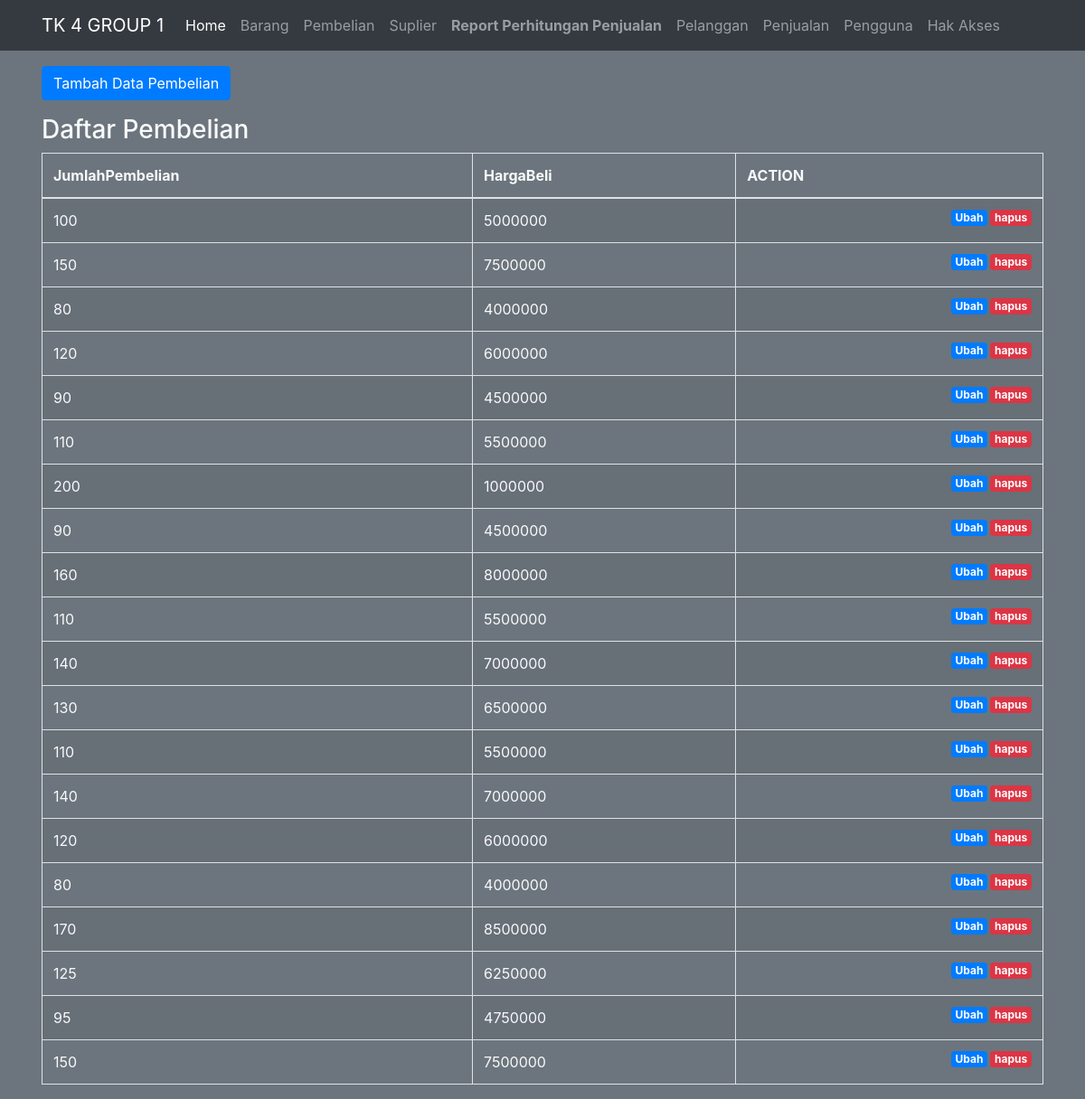
Screenshot of /public/pembelian with the database file from the repository.
### tables this page shows
CREATE TABLE `pembelian` (
  `IdPembelian` int(11) NOT NULL,
  `JumlahPembelian` int(11) DEFAULT NULL,
  `HargaBeli` int(11) DEFAULT NULL,
  `IdPengguna` int(11) DEFAULT NULL
);

### app/core/Controller.php (called while the page is built, shortened)
<?php
class Controller {
    public function view($view, $data = [])
    {
        require_once '../app/views/' . $view . '.php';
    }
    public function model($model)
    {
        return new $model;
    }
}

### app/controllers/Pembelian.php (called while the page is built, shortened)
<?php
class Pembelian extends Controller {
    public function index()
    {
        $data['judul'] = 'Daftar Pembelian';
        $data['br'] = $this->model('Pembelian_model')->getAllPembelian();
        $this->view('pembelian/index', $data);
    }
}

### app/core/App.php (called while the page is built, shortened)
<?php
class App {
    protected $method = 'index';
    protected $params = [];
    public function __construct()
    {
        $this->controller = new $this->controller;
        call_user_func_array([$this->controller, $this->method], $this->params);
    }
}

### public/index.php (called while the page is built, shortened)
<?php
$app = new App;

### app/core/Database.php (called while the page is built, shortened)
<?php
class Database {
    private $host = DB_HOST;
    private $user = DB_USER;
    private $pass = DB_PASS;
    private $db_name = DB_NAME;
    private $dbh;
    private $stmt;
    public function __construct()
    {
        $dsn = 'mysql:host=' . $this->host . ';dbname=' . $this->db_name;
        $option = [
            PDO::ATTR_PERSISTENT => true,
            PDO::ATTR_ERRMODE => PDO::ERRMODE_EXCEPTION
        ];
        try {
            $this->dbh = new PDO($dsn, $this->user, $this->pass, $option);
        } catch(PDOException $e) {
            die($e->getMessage());
        }
    }
    public function query($query)
    {
        $this->stmt = $this->dbh->prepare($query);
    }
    public function execute()
    {
        $this->stmt->execute();
    }
    public function resultSet()
    {
        $this->execute();
        return $this->stmt->fetchAll(PDO::FETCH_ASSOC);
    }
}

### app/models/Pembelian_model.php (called while the page is built, shortened)
<?php
class Pembelian_model {
    private $table = 'pembelian';
    private $db;
    public function __construct()
    {
        $this->db = new Database;
    }
    public function getAllPembelian()
    {
        $this->db->query('SELECT * FROM ' . $this->table);
        return $this->db->resultSet();
    }
}

### app/views/pembelian/index.php (the view, shortened to what this page needs)
<div class="container mt-3 text-light">
    <div class="row">
      <div class="col-lg-6">
      </div>
    </div>
    <div class="row mb-3">
      <div class="col-lg-6">
        <button type="button" class="btn btn-primary tombolTambahData" data-toggle="modal" data-target="#formModal">
          Tambah Data Pembelian
        </button>
      </div>
    </div>
    <h3>Daftar Pembelian</h3>
    <table class="table table-striped table-bordered table-hover table-full-width">
                <thead>
                    <tr>
                        <th scope="col">JumlahPembelian</th>
                        <th scope="col">HargaBeli</th>
                        <th scope="col">ACTION</th>
                    </tr>
                </thead>
                <tbody>
                    <?php foreach( $data['br'] as $br ) : ?>
                    <tr>
                        <td><?= $br['JumlahPembelian'];?></td>
                        <td> <?= $br['HargaBeli'];?></td>
                        <td>
                        <a href="<?= BASEURL; ?>/pembelian/hapus/<?= $br['IdPembelian']; ?>" class="badge badge-danger float-right" onclick="return confirm('yakin?');">hapus</a>
                        <a href="<?= BASEURL; ?>/pembelian/ubahDetail/<?= $br['IdPembelian']; ?>" class="badge badge-primary float-right">Ubah</a>
                        </td>
                    </tr>
                    <?php endforeach; ?>
                </tbody>
    </table>
</div>

### public/css/style.css (style rules this page uses)
.badge { margin-left: 3px; }
.container { padding: 0 16px; }
.container::after, .row::after { content: ""; clear: both; display: table; }

### rows the page displays
pembelian: JumlahPembelian "100", HargaBeli "5000000"
pembelian: JumlahPembelian "150", HargaBeli "7500000"
pembelian: JumlahPembelian "80", HargaBeli "4000000"
pembelian: JumlahPembelian "120", HargaBeli "6000000"
pembelian: JumlahPembelian "90", HargaBeli "4500000"
pembelian: JumlahPembelian "110", HargaBeli "5500000"
pembelian: JumlahPembelian "200", HargaBeli "1000000"
pembelian: JumlahPembelian "90", HargaBeli "4500000"
pembelian: JumlahPembelian "160", HargaBeli "8000000"
pembelian: JumlahPembelian "110", HargaBeli "5500000"
pembelian: JumlahPembelian "140", HargaBeli "7000000"
pembelian: JumlahPembelian "130", HargaBeli "6500000"
pembelian: JumlahPembelian "110", HargaBeli "5500000"
pembelian: JumlahPembelian "140", HargaBeli "7000000"
pembelian: JumlahPembelian "120", HargaBeli "6000000"
pembelian: JumlahPembelian "80", HargaBeli "4000000"
pembelian: JumlahPembelian "170", HargaBeli "8500000"
pembelian: JumlahPembelian "125", HargaBeli "6250000"
pembelian: JumlahPembelian "95", HargaBeli "4750000"
pembelian: JumlahPembelian "150", HargaBeli "7500000"
